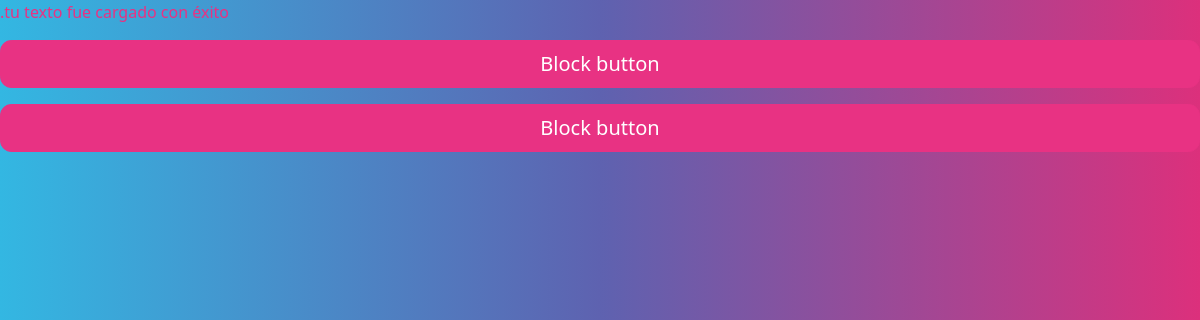
Before: /mostrar-usuario/ with the older database file.
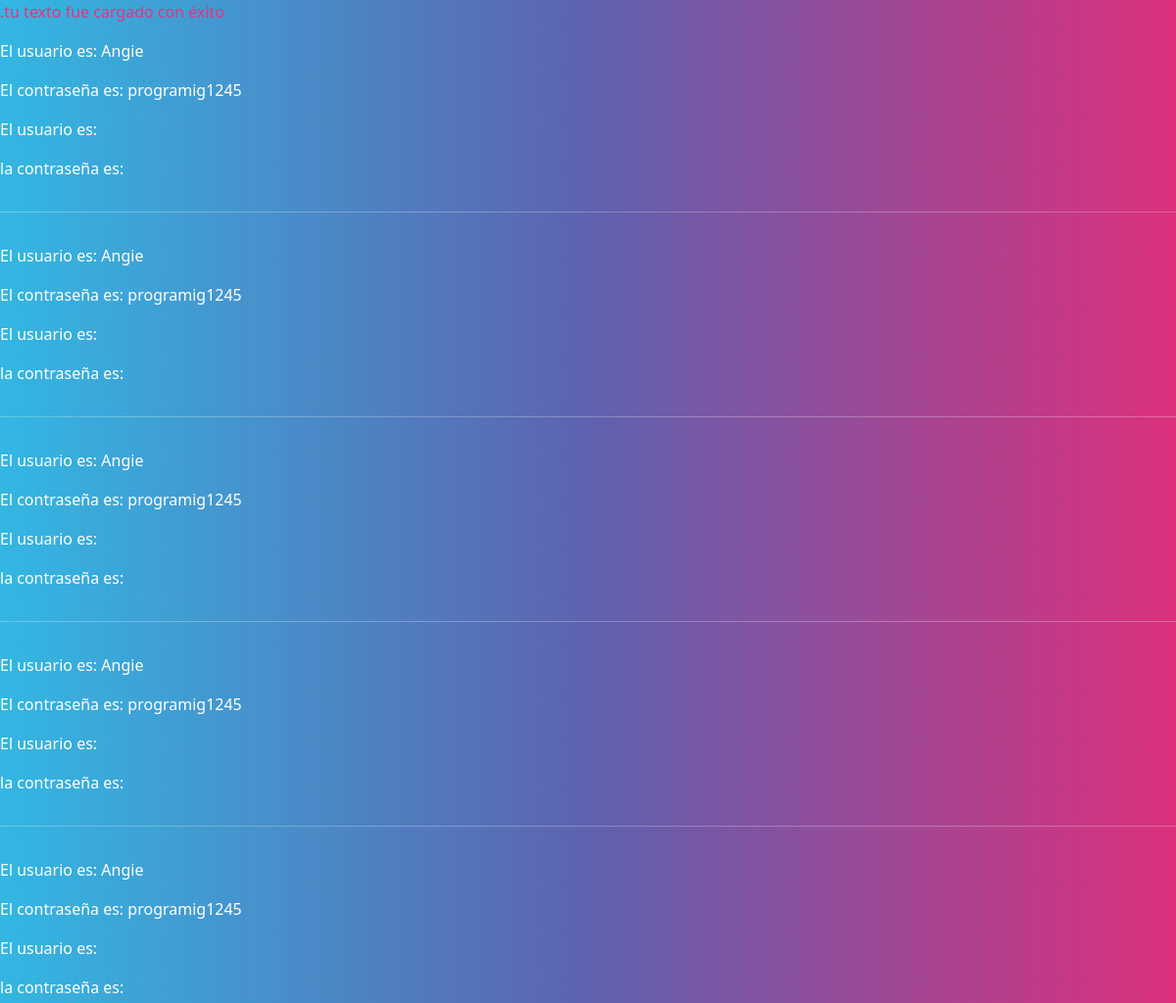
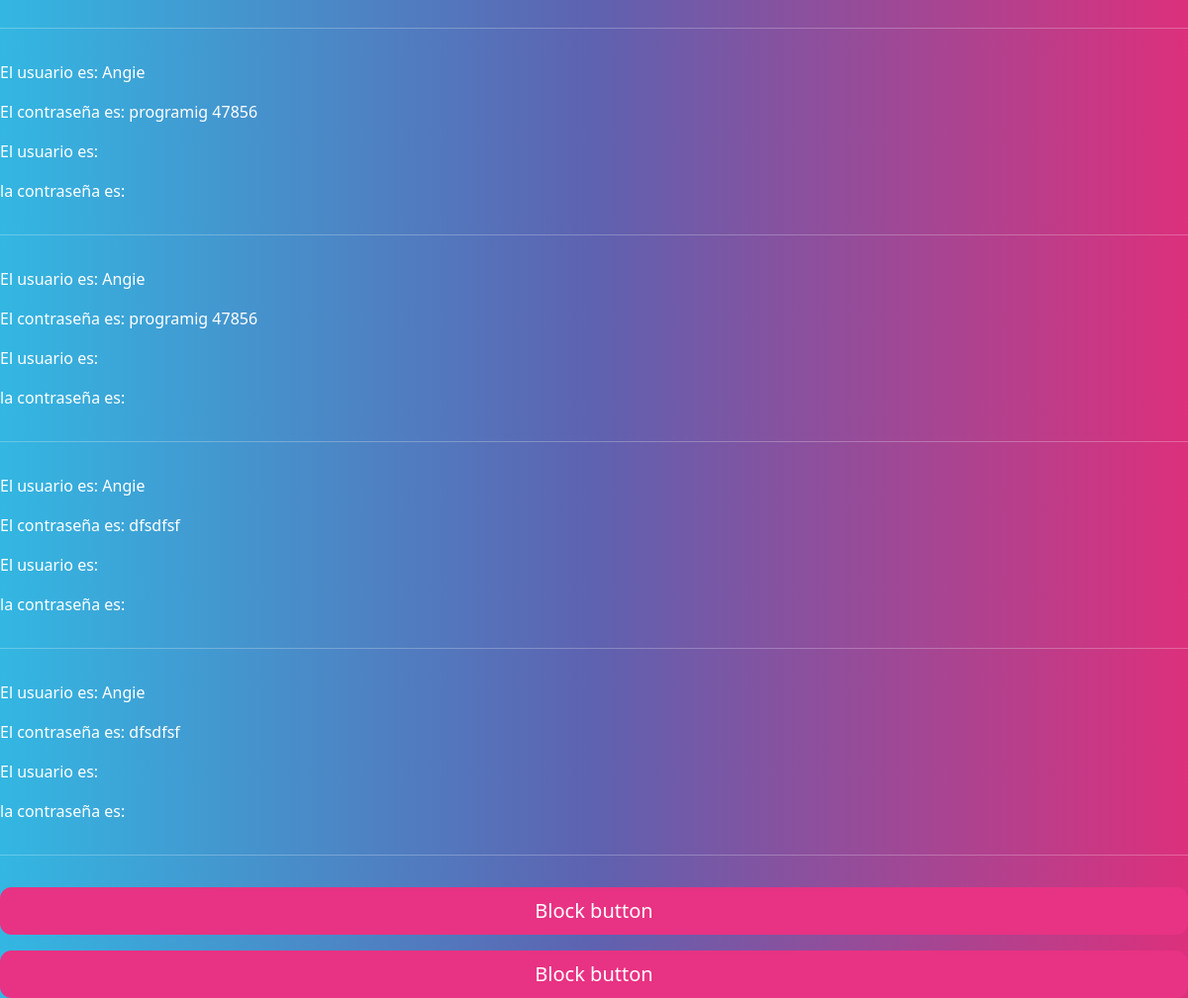
After: the same page with the newer database file (2 pictures, top to bottom).
### formulario/models.py (models this page shows, shortened)
class crear (models.Model):
    usuario=models.CharField(max_length=100, verbose_name="usuario")
    contraseña=models.CharField(max_length=100, verbose_name="contraseña")

### formulario/views.py (the view)
# urls.py: path("mostrar-usuario/", mostrar_usuario, name="mostrar_usuario"),
def mostrar_usuario(request):
    base_datos= crear.objects.all()
    http_response = render(
        request=request,
        template_name='listados/usuario.html',
        context={'listados':base_datos} )
    return http_response

### formulario/templates/listados/usuario.html
{% extends "base.html" %}
{% block contenido %}
<p class="text-primary">.tu texto fue cargado con éxito</p>
{% for objeto in listados%}
        <p>El usuario es: {{ objeto.usuario }} </p>
        <p>El contraseña es: {{ objeto.contraseña }} </p>
            <p>El usuario  es:  </p>
            <p>la contraseña es:  </p>
        <hr>
    {% endfor %}
{% endblock contenido %}

### formulario/templates/base.html (shortened to what this page needs)
<!DOCTYPE html>
<html lang="en">
<head>
    {% load static %}
    <link rel="stylesheet" href="{% static 'css/bootstrap.min.css' %}">
</head>
<body>
    {% block contenido %}
    {% endblock contenido %}
<div class="d-grid gap-2">
    <button class="btn btn-lg btn-primary" type="button">Block button</button>
    <button class="btn btn-lg btn-primary" type="button">Block button</button>
  </div>
</body>
</html>

Changed rows visible on the page:
added crear: usuario "Angie", contraseña "programig1245"
added crear: usuario "Angie", contraseña "programig1245"
added crear: usuario "Angie", contraseña "programig1245"
added crear: usuario "Angie", contraseña "programig1245"
added crear: usuario "Angie", contraseña "programig1245"
added crear: usuario "Angie", contraseña "programig 47856"
added crear: usuario "Angie", contraseña "programig 47856"
added crear: usuario "Angie", contraseña "dfsdfsf"
added crear: usuario "Angie", contraseña "dfsdfsf"
